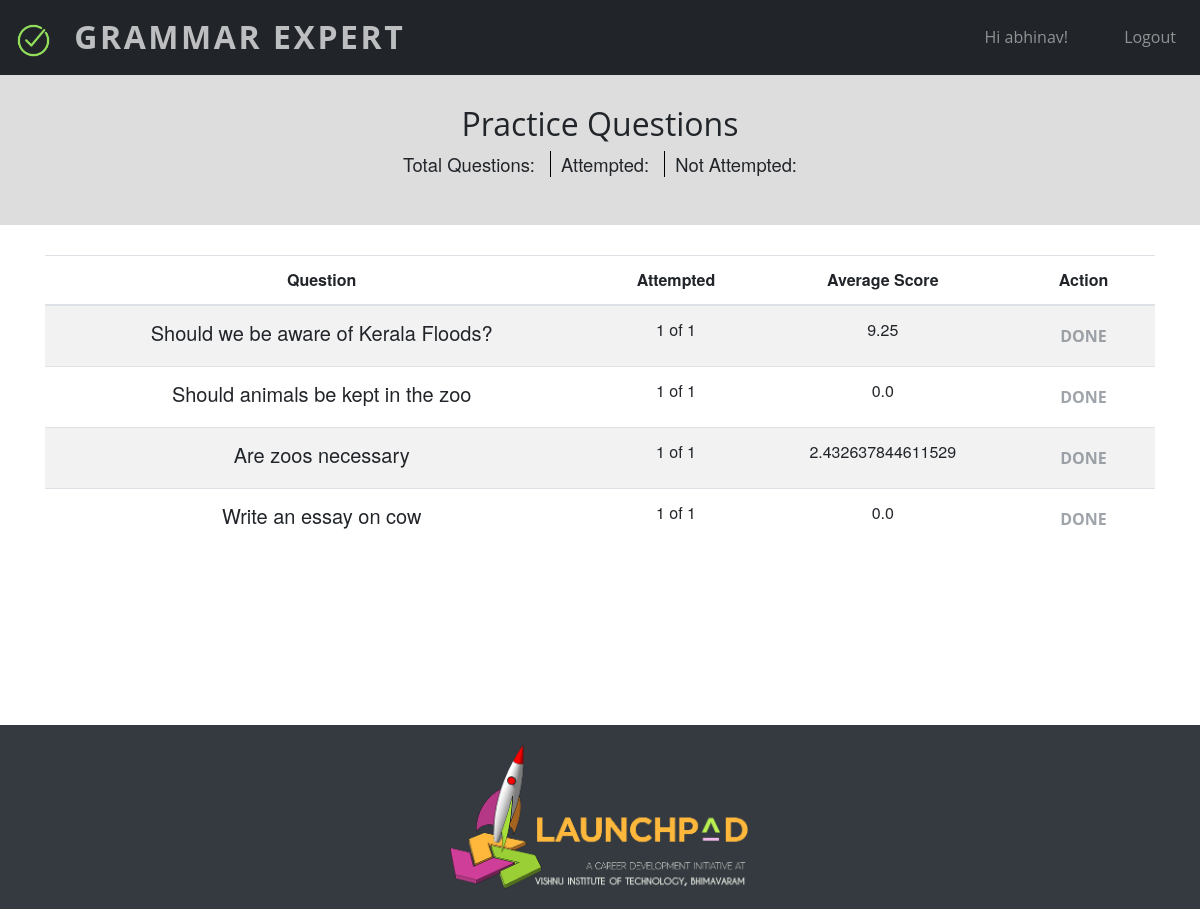
/practice/ (signed in), run on the app's committed database.
### myapp/models.py (models this page shows, shortened)
class Question(models.Model):
    question = models.CharField(max_length = 500)
    user = models.ForeignKey(User, on_delete=models.CASCADE)
    code = models.CharField(max_length = 8,unique = True)
    word_limit = models.IntegerField(default=300)
    attempts_allowed = models.IntegerField(default=1)
    date_created = models.DateField(default=datetime.now)
    time_limit = models.IntegerField(default=30)

### myapp/views.py (the view)
# urls.py: path('practice/',views.practice,name='practice'),
@login_required(login_url="login")
def practice(request):
    context = dict()
    results = []
    questions = Question.objects.filter(user_id = 1)
    for q in questions:
        a = list(Answer.objects.filter(user_id=request.user.id,question_id=q.id))
        s = 0
        n = 0
        avg = 0
        for x in a:
            s += x.score
            n += 1
        if n>0:
            avg = s/n
        if len(a) < q.attempts_allowed:
            results.append((q, True, avg, n, q.attempts_allowed))
        else:
            results.append((q, False, avg, n, q.attempts_allowed))
    return render(request, template_name = 'practice.html', context={"questions":results})

### myapp/templates/practice.html (shortened to what this page needs)
{% load static %}
{% load bootstrap4 %}
{% include 'header.html' %}
<link rel="stylesheet" type="text/css" href="https://cdn.datatables.net/v/bs4/dt-1.10.18/datatables.min.css"/>
<div class="masthead text-center">
    <div class="container-fluid topheading">
        <h2>Practice Questions</h2>
        <p><span id="count">Total Questions: </span>
          <span id="attemptedcount">Attempted: </span>
          <span id="unattemptedcount">Not Attempted: </span>
        </p>
    </div>
    <div class="container">
    <table id="questions" class="table table-striped">
      <thead>
        <th>Question</th>
        <th>Attempted</th>
        <th>Average Score</th>
        <th>Action</th>
      </thead>
        <tbody>
{% for q in questions %}
  <tr>
    <td class="lead">{{ q.0.question }}</td>
    <td>{{q.3}} of {{q.4}}</td>
    <td>{{q.2}}</td>
    {% if q.1 %}
    <td><a href="{% url 'attempt' q.0.code %}"><button class="btn btn-primary my-auto">attempt</button></a></td>
    {% else %}
    <td><button disabled class="btn btn-link">done</button></td>
    {% endif %}
  </tr>
{% endfor %}
</tbody>
</table>
</div>
</div>
    {% include 'footer.html' %}
</body>
</html>

### myapp/templates/header.html (shortened to what this page needs)
<!DOCTYPE html>
{% load bootstrap4 %}
{% load static %}
<html lang="en">
<head>
    <link rel="stylesheet" href="https://maxcdn.bootstrapcdn.com/bootstrap/4.0.0/css/bootstrap.min.css">
    <link rel="stylesheet" href="{% static "header.css" %}"/>
</head>
<body>
    <nav id="mainNav" class="navbar navbar-expand-lg navbar-dark bg-dark py-2">
        <a id="homelink" class="navbar-brand d-inline-block align-top" href="{% url "homepage" %}">
            <img src="{% static "images/correct.png" %}" width="35" height="35" alt="">
            <span>Grammar Expert</span>
        </a>
        <div class="collapse navbar-collapse" id="navbarNavAltMarkup">
        <div class="navbar-nav ml-auto">
        {% if user.is_authenticated %}
          <a class="nav-item nav-link pr-5" href="{% url "profile" %}">Hi {{ user.username }}!</a>
          <a class="nav-item nav-link pr-2" href="{% url "logout" %}">Logout</a>
        {% else %}
            <a class="nav-item nav-link pr-5"  href="{% url "login" %}">Login</a>
            <a class="nav-item nav-link pr-2" href="{% url "signup" %}">Signup</a>
        {% endif %}
        </div>
      </div>
    </nav>

### myapp/static/header.css (style rules this page uses)
body, html { width: 100%; height: 100%; }
body { font-family: 'Merriweather', 'Helvetica Neue', Arial, sans-serif; }
a { color: #F05F40; -webkit-transition: all 0.2s; -moz-transition: all 0.2s; transition: all 0.2s; }
h1, h2, h3, h4, h5, h6 { font-family: 'Open Sans', 'Helvetica Neue', Arial, sans-serif; }
.bg-dark { background-color: #212529 !important; }
#mainNav { border-bottom: 1px solid rgba(33, 37, 41, 0.1); background-color: #fff; font-family: 'Open Sans', 'Helvetica Neue', Arial, sans-serif; -webkit-transition: all 0.2s; -moz-transition: all 0.2s; transition: all 0.2s; }
#mainNav .navbar-brand { font-weight: 700; text-transform: uppercase; color: #F05F40; font-family: 'Open Sans', 'Helvetica Neue', Arial, sans-serif; }
@media (min-width: 992px) { #mainNav { border-color: transparent; background-color: transparent; } }
@media (min-width: 992px) { #mainNav .navbar-brand { color: rgba(255, 255, 255, 0.7); } }
.masthead { padding-top: 10rem; padding-bottom: calc(10rem - 56px); background-position: center center; -webkit-background-size: cover; -moz-background-size: cover; -o-background-size: cover; background-size: cover; }
.masthead p { font-weight: 300; }
@media (min-width: 768px) { .masthead p { font-size: 1.15rem; } }
@media (min-width: 992px) { .masthead { min-height: 650px; padding-top: 0; padding-bottom: 0; } }
.btn { font-weight: 700; text-transform: uppercase; border: none; border-radius: 5px; font-family: 'Open Sans', 'Helvetica Neue', Arial, sans-serif; }
.navbar-brand span { padding-left: 15px; letter-spacing: 0.0800em; }
#homelink { text-decoration: none; color:white; font-size:2em; text-decoration: none; }

### myapp/templates/practice.html (style rules this page uses)
.topheading { text-align: center; padding:30px; background-color: #dddddd; margin-bottom: 30px; }
#count, #unattemptedcount { padding:0 10px; }
#attemptedcount { padding:0 10px; border-left: 1px solid black; border-right: 1px solid black; }

### data on the page
Question: question "Should we be aware of Kerala Floods?", q "1", q "9.25"
Question: question "Should animals be kept in the zoo", q "1", q "0.0"
Question: question "Are zoos necessary", q "1", q "2.432637844611529"
Question: question "Write an essay on cow", q "1", q "0.0"

### other printed values
{{ user.username }} "abhinav"
